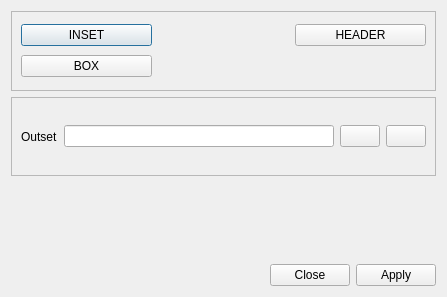
<?xml version="1.0" encoding="UTF-8"?>
<ui version="4.0">
 <class>velsmo</class>
 <widget class="QDialog" name="velsmo">
  <property name="geometry">
   <rect>
    <x>0</x>
    <y>0</y>
    <width>447</width>
    <height>297</height>
   </rect>
  </property>
  <property name="windowTitle">
   <string>VELSMO</string>
  </property>
  <layout class="QVBoxLayout" name="verticalLayout">
   <item>
    <widget class="QFrame" name="frame">
     <property name="frameShape">
      <enum>QFrame::StyledPanel</enum>
     </property>
     <property name="frameShadow">
      <enum>QFrame::Raised</enum>
     </property>
     <layout class="QGridLayout" name="gridLayout">
      <item row="0" column="0">
       <widget class="QPushButton" name="insetButton">
        <property name="text">
         <string>INSET</string>
        </property>
       </widget>
      </item>
      <item row="0" column="2">
       <widget class="QPushButton" name="headerButton">
        <property name="text">
         <string>HEADER</string>
        </property>
       </widget>
      </item>
      <item row="1" column="0">
       <widget class="QPushButton" name="boxButton">
        <property name="text">
         <string>BOX</string>
        </property>
       </widget>
      </item>
      <item row="0" column="1">
       <widget class="QLabel" name="insetLabel">
        <property name="text">
         <string/>
        </property>
       </widget>
      </item>
      <item row="1" column="1">
       <widget class="QLabel" name="boxLabel">
        <property name="text">
         <string/>
        </property>
       </widget>
      </item>
     </layout>
    </widget>
   </item>
   <item>
    <widget class="QFrame" name="frame_2">
     <property name="frameShape">
      <enum>QFrame::StyledPanel</enum>
     </property>
     <property name="frameShadow">
      <enum>QFrame::Raised</enum>
     </property>
     <layout class="QHBoxLayout" name="horizontalLayout_4">
      <item>
       <widget class="QLabel" name="label_7">
        <property name="text">
         <string>Outset</string>
        </property>
       </widget>
      </item>
      <item>
       <widget class="QLineEdit" name="outsetLine"/>
      </item>
      <item>
       <widget class="QPushButton" name="browserButton">
        <property name="text">
         <string/>
        </property>
        <property name="icon">
         <iconset resource="../resources.qrc">
          <normaloff>:/fileopen.png</normaloff>:/fileopen.png</iconset>
        </property>
       </widget>
      </item>
      <item>
       <widget class="QPushButton" name="replaceButton">
        <property name="text">
         <string/>
        </property>
        <property name="icon">
         <iconset resource="../resources.qrc">
          <normaloff>:/replace.jpg</normaloff>:/replace.jpg</iconset>
        </property>
       </widget>
      </item>
     </layout>
    </widget>
   </item>
   <item>
    <widget class="QFrame" name="advise_panel">
     <property name="enabled">
      <bool>true</bool>
     </property>
     <property name="sizePolicy">
      <sizepolicy hsizetype="Preferred" vsizetype="Maximum">
       <horstretch>0</horstretch>
       <verstretch>0</verstretch>
      </sizepolicy>
     </property>
     <property name="frameShape">
      <enum>QFrame::NoFrame</enum>
     </property>
     <property name="frameShadow">
      <enum>QFrame::Raised</enum>
     </property>
     <layout class="QVBoxLayout" name="advise_panel_layout">
      <item>
       <widget class="QLabel" name="status">
        <property name="text">
         <string/>
        </property>
       </widget>
      </item>
      <item>
       <widget class="QLabel" name="errorMsg">
        <property name="text">
         <string/>
        </property>
       </widget>
      </item>
      <item>
       <widget class="QFrame" name="extra_panel">
        <property name="sizePolicy">
         <sizepolicy hsizetype="Preferred" vsizetype="Maximum">
          <horstretch>0</horstretch>
          <verstretch>0</verstretch>
         </sizepolicy>
        </property>
        <property name="frameShape">
         <enum>QFrame::NoFrame</enum>
        </property>
        <property name="frameShadow">
         <enum>QFrame::Raised</enum>
        </property>
        <layout class="QVBoxLayout" name="extra_panel_layout"/>
       </widget>
      </item>
     </layout>
    </widget>
   </item>
   <item>
    <widget class="QDialogButtonBox" name="buttonBox">
     <property name="orientation">
      <enum>Qt::Horizontal</enum>
     </property>
     <property name="standardButtons">
      <set>QDialogButtonBox::Apply|QDialogButtonBox::Close</set>
     </property>
    </widget>
   </item>
  </layout>
 </widget>
 <resources>
  <include location="../resources.qrc"/>
 </resources>
 <connections>
  <connection>
   <sender>buttonBox</sender>
   <signal>accepted()</signal>
   <receiver>velsmo</receiver>
   <slot>accept()</slot>
   <hints>
    <hint type="sourcelabel">
     <x>248</x>
     <y>254</y>
    </hint>
    <hint type="destinationlabel">
     <x>157</x>
     <y>274</y>
    </hint>
   </hints>
  </connection>
  <connection>
   <sender>buttonBox</sender>
   <signal>rejected()</signal>
   <receiver>velsmo</receiver>
   <slot>reject()</slot>
   <hints>
    <hint type="sourcelabel">
     <x>316</x>
     <y>260</y>
    </hint>
    <hint type="destinationlabel">
     <x>286</x>
     <y>274</y>
    </hint>
   </hints>
  </connection>
 </connections>
</ui>
